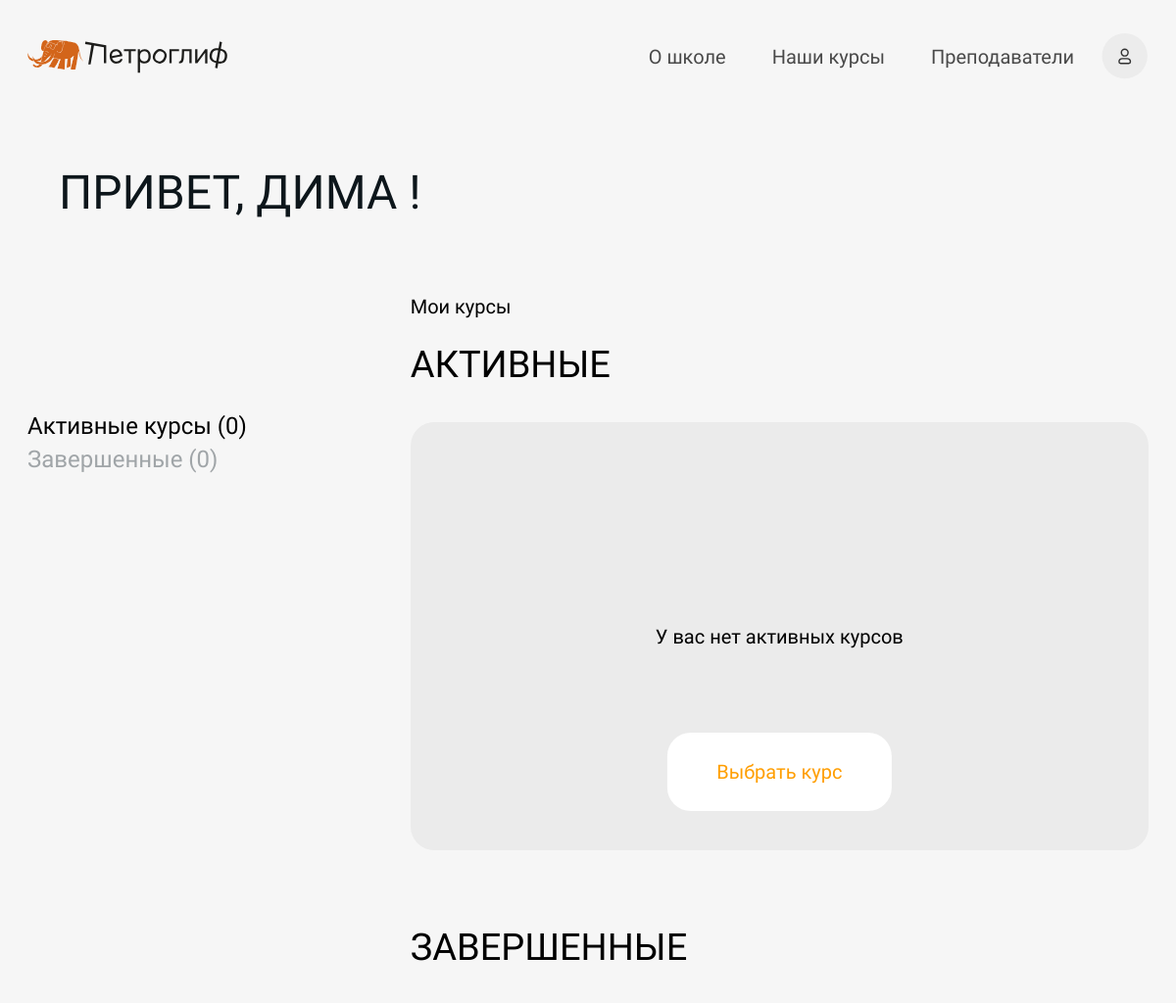
Before: /self-account/ (signed in, upper part) with the older database file.
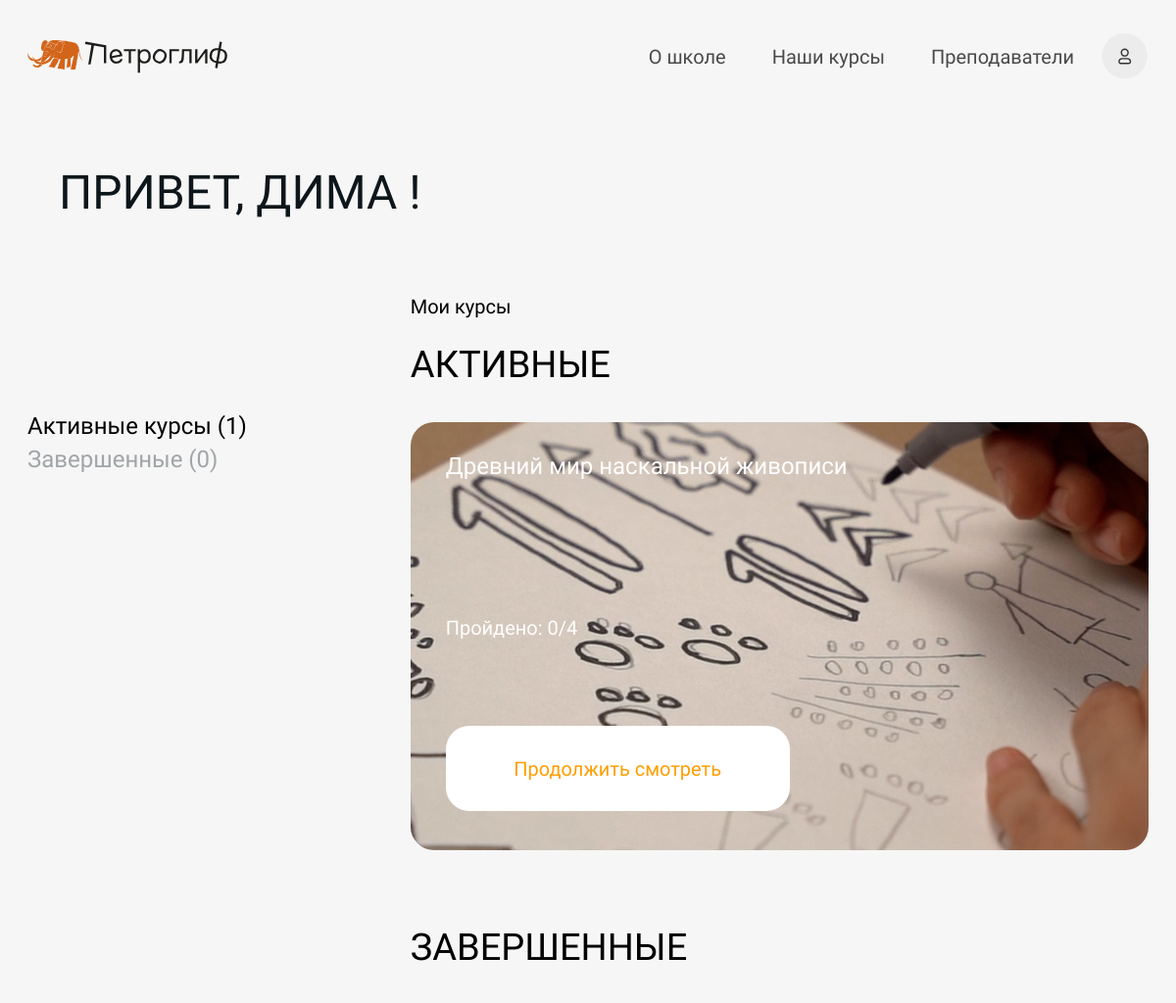
After: the same page with the newer database file.
### authapp/models.py (models this page shows, shortened)
class StudentUser(AbstractUser):
    id = models.UUIDField(default=uuid4, primary_key=True)
    username = None
    first_name = models.CharField(verbose_name="Имя", max_length=30, blank=False)
    email = models.EmailField(verbose_name="Адрес электронной почты", unique=True, blank=False,
                              validators=[EmailValidator])
    phone_number = models.CharField(verbose_name="Номер телефона", max_length=13, unique=True, blank=False)
    age = models.IntegerField(verbose_name="Возраст", blank=True, null=True)
    bio = models.TextField(verbose_name="Биография", blank=True)
    courses = models.ManyToManyField(Course, verbose_name="Курсы", blank=True, related_name="students")
    created_at = models.DateTimeField(verbose_name='Создан', auto_now_add=True)
    updated_at = models.DateTimeField(verbose_name='Обновлен', auto_now=True)
    deleted = models.BooleanField(default=False)
    activation_key = models.CharField(max_length=128, blank=True)
    activation_key_expires = models.DateTimeField(default=(now() + timedelta(hours=48)))
    objects = StudentUserManager()
    USERNAME_FIELD = 'email'
    REQUIRED_FIELDS = ['first_name', 'phone_number']

### mainapp/models.py (models this page shows, shortened)
class Course(models.Model):
    class CourseCategory(models.TextChoices):
        ART = ("ART", "ИСКУССТВО")
        DESIGN = ("DESIGN", "ДИЗАЙН")
        SOFT_SKILLS = ("SOFT_SKILLS", "SOFT SKILLS")
    id = models.UUIDField(default=uuid4, primary_key=True)
    title = models.CharField(verbose_name="Название курса", max_length=150)
    slug = models.SlugField(verbose_name="URL", max_length=200, unique=True, blank=True, null=True)
    category = models.CharField(verbose_name="Категория курса", max_length=11, choices=CourseCategory.choices)
    note = models.CharField(verbose_name="Цель курса", max_length=200, blank=True)
    description = models.TextField(verbose_name="Описание курса", blank=True)
    price = models.IntegerField(verbose_name="Стоимость курса")
    image = models.ImageField(verbose_name="Изображение", blank=True, null=True, upload_to="сourses_images")
    talents = models.ManyToManyField(Talent, verbose_name="Навыки, которые дает курс", related_name="courses")
    benefits = models.ManyToManyField(Benefit, verbose_name="Польза курса", related_name="courses")
    duration = models.CharField(verbose_name="Продолжительность курса", max_length=25, blank=True)
    age_group = models.CharField(verbose_name="Возрастная группа", max_length=25, blank=True)
    tools = models.TextField(verbose_name="Необходимые материалы и инструменты для курса", blank=True)
    preparation = models.ForeignKey(Preparation, verbose_name="Уровень подготовки", on_delete=models.CASCADE,
                                    null=True, related_name="courses")
    filling = models.TextField(verbose_name="Наполнение курса", blank=True)
    mentors = models.ManyToManyField(Mentor, verbose_name="Менторы", related_name="courses")
    question_lessons_features = models.TextField(verbose_name="Как проходят занятия на курсе?")
    question_access_duration = models.TextField(verbose_name="На сколько по времени доступен курс?")
    question_homework = models.TextField(verbose_name="Что насчет домашнего задания?")
    question_joining_telegram_chat = models.TextField(verbose_name="Что я получу, вступив в телеграм-канал курса?")
    question_paid_no_access = models.TextField(verbose_name="Я оплатил и не получил доступ к курсу")
    telegram_channel_link = models.URLField(verbose_name="Ссылка на тг-канал", blank=True, null=True)
    on_sale = models.BooleanField(verbose_name="В продаже", default = False)
    is_popular = models.BooleanField(verbose_name="Популярный", default=False)
    created_at = models.DateTimeField(verbose_name='Создан', auto_now_add=True)
    updated_at = models.DateTimeField(verbose_name='Обновлен', auto_now=True)
    deleted = models.BooleanField(verbose_name="Удален", default=False)
    class Meta:
        verbose_name = "Курс"
        verbose_name_plural = "Курсы"
        ordering = ["title"]

### mainapp/views.py (the view)
# urls.py: path('self-account/', main_views.view_self_account, name='self-account'),
def view_self_account(request):
    current_user = request.user
    if current_user.is_authenticated:
        account_courses = {}
        active_courses = 0
        completed_courses = 0
        courses = current_user.courses.all()
        for course in courses:
            account_courses[course.id] = {}
            account_courses[course.id]['title'] = course.title
            account_courses[course.id]['slug'] = course.slug
            account_courses[course.id]['image'] = course.image
            account_courses[course.id]['lesons_count'] = course.lessons.count()
            studentCourse = mainapp_models.StudentCourse.objects.filter(user=current_user) & mainapp_models.StudentCourse.objects.filter(course=course)
            if studentCourse:
                account_courses[course.id]['lesons_view'] = studentCourse[0].lesson_number - 1
            else:
                account_courses[course.id]['lesons_view'] = 0
            if account_courses[course.id]['lesons_count'] > account_courses[course.id]['lesons_view']:
                account_courses[course.id]['is_active'] = True
                active_courses += 1
            else:
                account_courses[course.id]['is_active'] = False
                completed_courses += 1
        context = {'user': current_user,
                   'active_courses': active_courses,
                   'completed_courses': completed_courses,
                   'account_courses': account_courses,
                   }
        return render(request, 'mainapp/user_page.html', context)
    else:
        messages.error(request, 'Для входа в личный кабинет Вам необходимо авторизоваться')
        return redirect('index')

### authapp/auth.py (called while the page is built)
    def get_user(self, user_id):
        try:
            return User.objects.get(pk=user_id)
        except User.DoesNotExist:
            return None

### mainapp/templates/mainapp/user_page.html (shortened to what this page needs)
{% extends "mainapp/base.html" %}
{% block content %}
    {% include "mainapp/parts_pages/account_courses.html" %}
{% endblock %}

### mainapp/templates/mainapp/base.html (shortened to what this page needs)
{% load static %}
<!DOCTYPE html>
<html lang="ru">
<head>
    <link href="{% static 'css/index.css' %}" rel="stylesheet">
    <link href="{% static 'css/course.css' %}" rel="stylesheet">
    <link href="{% static 'css/account.css' %}" rel="stylesheet">
</head>
<body>
    <div class="site-box">
        <header id="header">
            <div>
            <div class="header__logo_max"><a href="/">
            </a></div>
            </div>
            <div class="header__buttons">
                <nav class="header__menu">
                    <ul>
                        <li class="bottom_line_slider"><a href="/#anchor-about">О школе</a></li>
                        <li class="bottom_line_slider"><a href="/courses-all/">Наши курсы</a></li>
                        <li class="bottom_line_slider"><a href="/#anchor-mentors">Преподаватели</a></li>
                    </ul>
                </nav>
            </div>
        </header>
    </div>
    {% block content %}
    {% endblock %}
</body>
</html>

### mainapp/templates/mainapp/parts_pages/account_courses.html (shortened to what this page needs)
{% load static %}
<div class="site-box">
    <h1 class="section__title">Привет, {{ user.first_name }} !</h1>
</div>
<div class="site-box">
    <div class="account__courses-my">
        <div class="account__courses-my-nothing"></div>
        <div class="account__courses-my-text">Мои курсы</div>
    </div>
    <div class="account__courses">
        <div class="account__courses-stat">
            <p class="account__courses-stat-active">Активные курсы ({{ active_courses }})</p>
            <p class="account__courses-stat-end">Завершенные ({{ completed_courses }})</p>
        </div>
        <div class="account__courses-data">
            <p class="account__courses-active">АКТИВНЫЕ</p>
            {% if active_courses <= 0 %}
            <div class="account__courses-none">
                <p>У вас нет активных курсов</p>
                <a href="/#anchor-courses" class="account__courses-buy">Выбрать курс</a>
            </div>
            {% else %}
                {% for key, value in account_courses.items %}
                    {% if value.is_active %}
                    <div class="account__courses-card">
                        <img src="/media/{{ value.image }}" alt="" class="account__courses-card-img">
                        <p class="account__courses-card-name">{{ value.title }}</p>
                        <p class="account__courses-card-count">Пройдено: {{ value.lesons_view }}/{{ value.lesons_count }}</p>
                        <a href="/self-account/course/{{ value.slug }}/" class="account__courses-card-a">
                            <div class="account__courses-card-btn">Продолжить смотреть</div>
                        </a>
                    </div>
                    {% endif %}
                {% endfor %}
            {% endif %}
        </div>
    </div>
</div>
<div class="site-box">
    <div class="account__courses">
        <div class="account__courses-stat"></div>
        <div class="account__courses-data">
            <p class="account__courses-active">ЗАВЕРШЕННЫЕ</p>
        </div>
    </div>
</div>

### mainapp/static/css/index.css (style rules this page uses)
* { margin: 0; padding: 0; }
body { font-family: 'Onest', sans-serif; font-size: 16px; font-weight: 300; line-height: 1; background: #F6F6F6; }
.site-box { max-width: 1224px; min-width: 347px; padding: 0 clamp(14px, 3vw, 28px); margin: 0 auto; font-weight: 400; }
.section__title { color: #0D161B; font-size: clamp(2.375rem, 4vw, 3.5rem); font-weight: 400; text-transform: uppercase; padding: clamp(40px, 6vw, 100px) calc(clamp(40px, 6vw, 76px) - 40px) clamp(40px, 6vw, 80px); }
header { width: 100%; display: flex; justify-content: space-between; align-items: center; font-weight: 400; position: relative; margin-top: calc(77px - clamp(20px, 4vw, 43px)); margin-bottom: calc(77px - clamp(57px, 4vw, 63px)); }
.header__logo_obj_max { width: clamp(161px, 17vw, 249px); aspect-ratio: 249/41; overflow: hidden; display: flex; justify-content: center; align-items: center; }
.header__menu { width: 100%; display: flex; align-items: center; }
.header__menu ul { display: flex; gap: clamp(27px, 4vw, 47px); list-style: none; justify-content: space-around; }
.bottom_line_slider a { text-decoration: none; font-size: clamp(1rem, 3vw, 1.25rem); color: rgba(0, 0, 0, 0.7); font-style: normal; font-weight: 400; text-wrap: nowrap; position: relative; }
.bottom_line_slider a::before { content: ''; width: 0; height: 3px; background-color: #95AA99; position: absolute; top: 90%; left: 0; transition: .5s; mix-blend-mode: multiply; }
.bottom_line_slider a::after { content: ''; width: 0; height: 3px; background-color: #D9D9D9; position: absolute; top: 90%; right: 0; transition: .5s; mix-blend-mode: multiply; }
.header__buttons { display: flex; gap: 19px; position: relative; }
.header__buttons a { text-decoration: none; }
.header__self-account { height: clamp(37px, 4vw, 47px); width: clamp(57px, 4vw, 67px); cursor: pointer; }

### mainapp/static/css/account.css (style rules this page uses)
.account__courses-my { display: flex; gap: 14px; }
.account__courses-my-nothing { flex: 1; }
.account__courses-my-text { padding-top: clamp(5px, 1vw, 10px); padding-bottom: clamp(5px, 1vw, 10px); font-size: clamp(1rem, 2vw, 1.25rem); flex: 2; }
.account__courses { display: flex; gap: 14px; margin-bottom: clamp(50px, 5vw, 100px); }
.account__courses-stat { flex: 1; margin-top: clamp(90px, 6vw, 120px); }
.account__courses-stat-active { font-size: clamp(1.5rem, 2vw, 2.25rem); }
.account__courses-stat-end { font-size: clamp(1.5rem, 2vw, 2.25rem); color: #A0A5A8; margin-top: 10px; }
.account__courses-data { flex: 2; display: flex; justify-content: left; flex-direction: column; gap: clamp(10px, 2vw, 20px); }
.account__courses-active { padding-top: clamp(10px, 2vw, 20px); padding-bottom: clamp(10px, 2vw, 20px); font-size: clamp(2.375rem, 3vw, 3.5rem); }
.account__courses-card { border-radius: 24px; height: 437px; display: flex; justify-content: center; align-items: center; position: relative; overflow: hidden; }
.account__courses-card-img { position: absolute; min-width: 100%; min-height: 100%; flex-shrink: 0; z-index: -1; }
.account__courses-card-name { position: absolute; left: clamp(14px, 3vw, 36px); right: clamp(14px, 3vw, 36px); top: 30px; font-size: clamp(1.5rem, 2vw, 2.25rem); line-height: 1.3; color: #FFFFFF; }
.account__courses-card-count { position: absolute; left: clamp(14px, 3vw, 36px); right: clamp(14px, 3vw, 36px); top: calc(300px - clamp(100px, 3vw, 150px)); font-size: clamp(1rem, 2vw, 1.25rem); color: #FFFFFF; font-weight: 200; }
.account__courses-card-a { text-decoration: none; cursor: pointer; }
.account__courses-card-btn { width: clamp(300px, 30vw, 351px); height: clamp(87px, 5vw, 92px); border-radius: 24px; background-color: #FFFFFF; color: #FF9E00; font-size: clamp(1.125rem, 2vw, 1.25rem); display: flex; justify-content: center; align-items: center; position: absolute; left: clamp(14px, 3vw, 36px); bottom: 40px; }

Changed rows visible on the page:
now on this page (row edited): Course: image (picture), title "Древний мир наскальной живописи"
Other visible differences:
{{ active_courses }}: "0" → "1"
new list line: "Пройдено: 0 / 4 Продолжить смотреть"
text no longer shown: "У вас нет активных курсов Выбрать курс"
